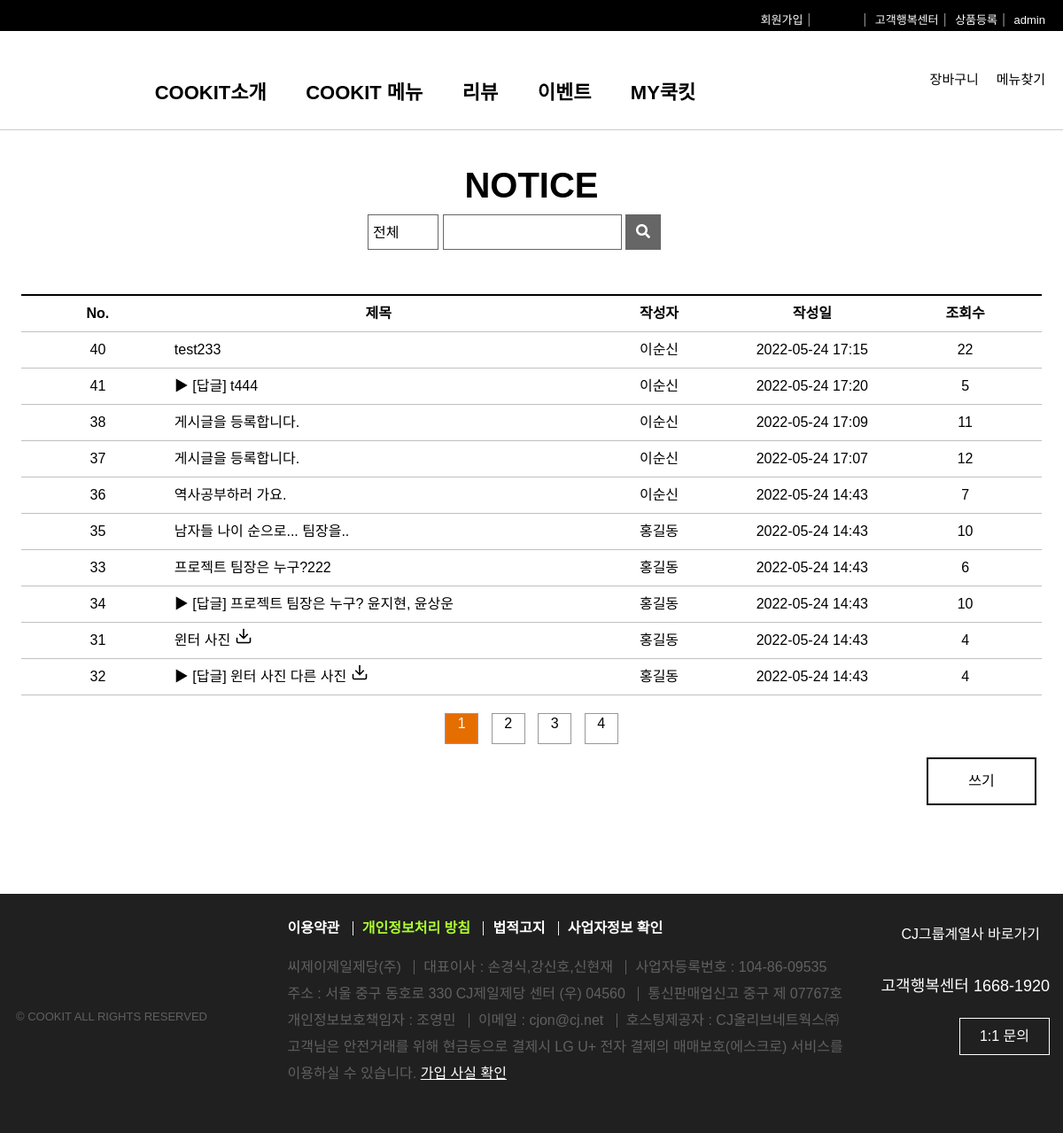
Before: /fboard/1/fList/ with the older database file.
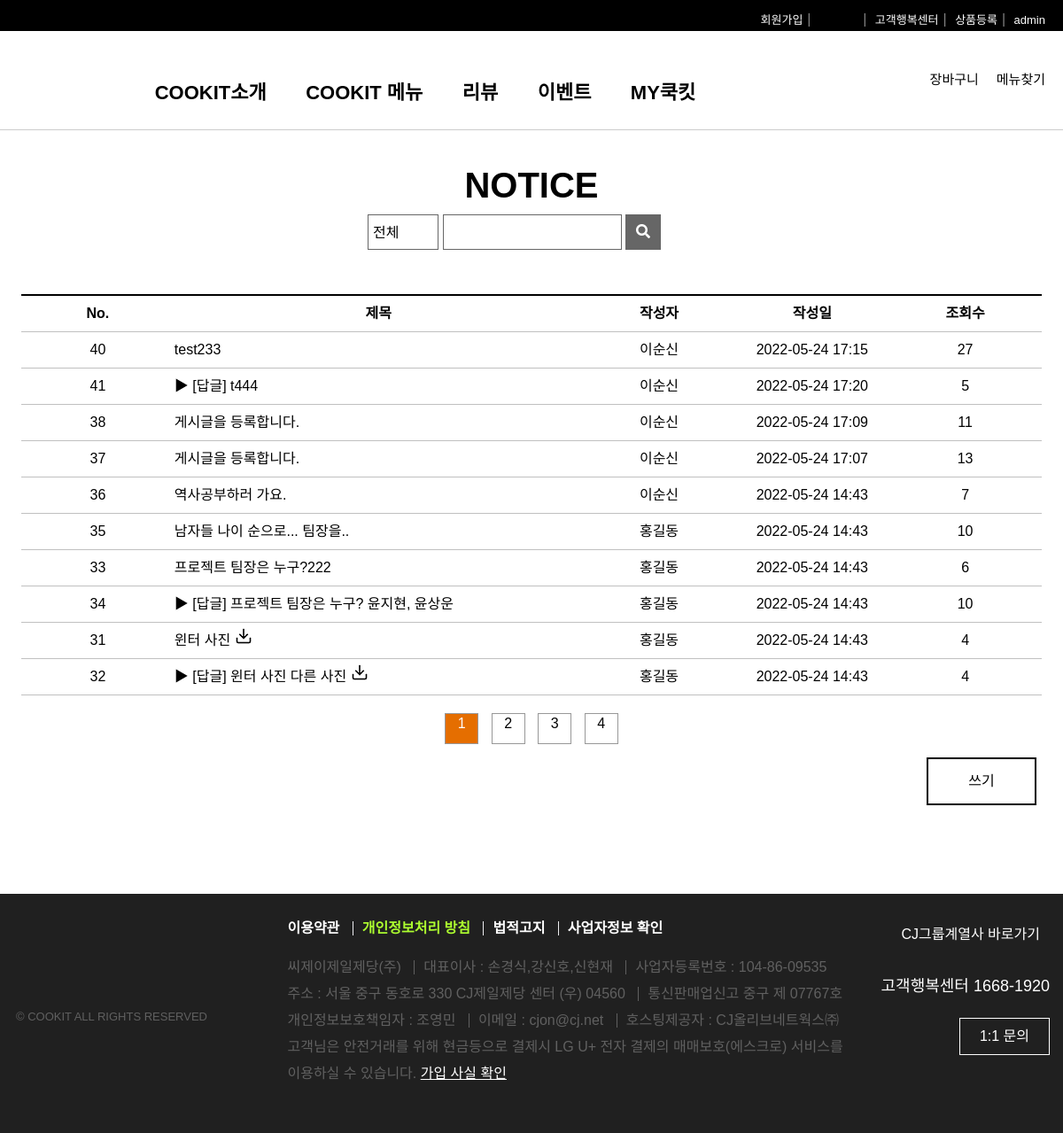
After: the same page with the newer database file.
### fboard/models.py (models this page shows, shortened)
class Fboard(models.Model):
    f_no = models.AutoField(primary_key=True)
    member = models.ForeignKey(Member,on_delete=models.DO_NOTHING,null=True)
    f_title = models.CharField(max_length=1000)
    f_content = models.TextField()
    f_group = models.IntegerField(default=0)
    f_step = models.IntegerField(default=0)
    f_indent = models.IntegerField(default=0)
    f_hit = models.IntegerField(default=1)
    f_createdate =models.DateTimeField(default=datetime.now(),blank=True)
    f_updatedate = models.DateTimeField(default=datetime.now(),blank=True)
    f_file = models.ImageField(blank=True)

### member/models.py (models this page shows, shortened)
class Member(models.Model):
    id = models.CharField(max_length=30,primary_key=True)
    pw = models.CharField(max_length=300)
    name = models.CharField(max_length=100)
    nickname = models.CharField(max_length=100)
    tel = models.CharField(max_length=13,blank=True)
    zipcode = models.CharField(max_length=6,blank=True)
    address1 = models.CharField(max_length=300,blank=True)
    address2 = models.CharField(max_length=300,blank=True)
    gender = models.CharField(max_length=10,default='남자')
    hobby = models.CharField(max_length=100,blank=True)
    createdate = models.DateTimeField(datetime.now(),blank=True)
    updatedate = models.DateTimeField(datetime.now(),blank=True)

### fboard/views.py (the view)
# urls.py: path('<int:nowpage>/fList/',views.fList,name='fList'),
def fList(request,nowpage):
    qs = Fboard.objects.order_by('-f_group','f_step')
    print("nowpage : ",nowpage)
    paginator = Paginator(qs,10)     # 1페이지 나타낼수 있는 게시글 수 설정.
    fList = paginator.get_page(nowpage) # 요청한 페이지의 게시글 10개를 전달
    context={'fList':fList,'nowpage':nowpage}
    return render(request,'fList.html',context)

### fboard/templates/fList.html (shortened to what this page needs)
{% extends 'base.html' %}
{% load static %}
    {% block content-block  %}
    <head>
      <link rel="stylesheet" href="{% static 'css/notice_list.css' %}">
    </head>
    <h1 id="noticeH1">NOTICE</h1>
    <div class="wrapper">
      <form action="/search" name="search" method="post">
        <select name="category" id="category">
          <option value="0">전체</option>
        </select>
        <div class="title">
          <input type="text" size="16">
        </div>
        <button type="submit"><i class="fas fa-search"></i></button>
      </form>
    </div>
    <table>
      <colgroup>
        <col width="15%">
        <col width="40%">
        <col width="15%">
        <col width="15%">
        <col width="15%">
      </colgroup>
      <tr>
        <th>No.</th>
        <th>제목</th>
        <th>작성자</th>
        <th>작성일</th>
        <th>조회수</th>
      </tr>
      {% if fList %}
      {% for board in fList %}
      <tr>
        <td>{{board.f_no}}</td>
        <td class="table-title">
          <a href="{% url 'fboard:fView' nowpage board.f_no %}">
            {% if board.f_indent > 0 %}
            {% for i in "x"|rjust:board.f_indent %}
            ▶
            {% endfor %}
            {% endif %}
            {{board.f_title}}
            {% if board.f_file %}
            <img src="/static/images/dicon1.png">
            {% endif %}
          </a>
        </td>
        <td>{{board.member.name}}</td>
        <td>{{board.f_updatedate|date:'Y-m-d H:i'}}</td>
        <td>{{board.f_hit}}</td>
      </tr>
      {% endfor %}
      {% else %}
      <tr>
        <td colspan='5'>데이터가 없습니다.</td>
      </tr>
      {% endif %}
    </table>
    <ul class="page-num">
      {% if fList.has_previous %}
      <a href="{% url 'fboard:fList' nowpage=1  %}"><li class="first"></li></a>
      <a href="{% url 'fboard:fList' nowpage=fList.previous_page_number %}"><li class="prev"></li></a>
      {%else%}
      <li class="first"></li>
      <li class="prev"></li>
      {%endif%}
      {% for page in fList.paginator.page_range %}
      {% if page != nowpage %}
      <a href="{% url 'fboard:fList' nowpage=page  %}">
        <li class="num"><div>{{page}}</div></li>
      </a>
      {% else %}
      <li class="num on"><div>{{page}}</div></li>
      {% endif %}
      {% endfor %}
      {% if fList.has_next %}
      <a href="{% url 'fboard:fList' nowpage=fList.next_page_number %}"><li class="next"></li></a>
      <a href="{% url 'fboard:fList' nowpage=fList.paginator.num_pages %}"><li class="last"></li></a>
      {% else %}
      <li class="next"></li>
      <li class="last"></li>
      {% endif %}
    </ul>
    <div class="write" onclick="writeBtn()">쓰기</div>
    {% endblock content-block  %}

### fboard/templates/base.html (shortened to what this page needs)
{% load static %}
<!DOCTYPE html>
<html lang="ko">
<head>
  <link rel="stylesheet" href="https://cdnjs.cloudflare.com/ajax/libs/font-awesome/5.12.1/css/all.min.css">
  <link rel="stylesheet" href="{% static 'css/style.css' %}">
</head>
<body>
  <header>
    <ul>
      {% if not request.session.session_id %}
      <li>회원가입</li><span>|</span>
      <li><a href="{% url 'member:login' %}">로그인</a></li><span>|</span>
      {% else %}
      <li>{{request.session.session_nickname}}님</li><span>|</span>
      <li><a class="a_color" href="{% url 'member:logout' %}">로그아웃</a></li><span>|</span>
      {% endif %}
      <li><a class="a_color" href="{% url 'fboard:fList' nowpage=1 %}">고객행복센터</a></li><span>|</span>
      <li><a class="a_color" href="{% url 'product:pWrite' %}">상품등록</a></li><span>|</span>
      <li><a class="a_color" href="/admin">admin</a></li>
    </ul>
  </header>
  <nav>
    <a href="{% url 'index' %}"><div class="logo"></div></a>
    <div id="search">
      <div class="search"></div><br>
      <span>메뉴찾기</span>
    </div>
    <div id="cart">
      <div class="cart"></div><br>
      <span>장바구니</span>
    </div>
    <div class="nav-menu">
      <ul>
        <li>COOKIT소개</li>
        <li>COOKIT 메뉴</li>
        <li>리뷰</li>
        <li>이벤트</li>
        <li>MY쿡킷</li>
      </ul>
    </div>
  </nav>
  <section>
    {% block content-block %}
    {% endblock content-block %}
  </section>
  <footer>
    <div class="wrapper">
      <div class="footer-left">
        <div class="footer-logo"></div>
        <div class="copyright">© COOKIT ALL RIGHTS RESERVED</div>
      </div>
      <div class="footer-center">
        <ul class="footer-nav">
          <li class="first-list">이용약관</li>
          <li class="green">개인정보처리 방침</li>
          <li>법적고지</li>
          <li>사업자정보 확인</li>
        </ul>
        <ul class="footer-info">
          <li class="first-list">씨제이제일제당(주)</li>
          <li>대표이사 : 손경식,강신호,신현재</li>
          <li>사업자등록번호 : 104-86-09535</li>
          <li class="first-list">주소 : 서울 중구 동호로 330 CJ제일제당 센터 (우) 04560</li>
          <li>통신판매업신고 중구 제 07767호</li>
          <li class="first-list">개인정보보호책임자 : 조영민</li>
          <li>이메일 : cjon@cj.net</li>
          <li>호스팅제공자 : CJ올리브네트웍스㈜</li>
        </ul>
        <div id="check">고객님은 안전거래를 위해 현금등으로 결제시 LG U+ 전자 결제의 매매보호(에스크로) 서비스를 이용하실 수 있습니다. <span class="check">가입 사실 확인</span></div>
      </div>
      <div class="footer-right">
        <div id="shortcut">
          <span>CJ그룹계열사 바로가기</span>
          <div class="shortcut"></div>
        </div>
        <div class="call">고객행복센터 1668-1920</div>
        <div class="inquery">1:1 문의</div>
      </div>
    </div>
  </footer>
</body>
</html>

### static/css/style.css (style rules this page uses)
*, body { margin: 0; padding: 0; font-family: 'Noto Sans KR', sans-serif; font-size: 16px; }
a { text-decoration: none; }
.a_color { color:white; font-size:13px; }
.a_color:link { color:white; font-size:13px; }
button { cursor: pointer; }
header { height: 35px; background: black; color: white; }
header ul { margin: 8px 15px 0px 0; float: right; list-style-type: none; }
li { display: inline-block; padding-right: 5px; font-size: 13px; }
header span { padding-right: 5px; color: gray; }
nav { width: 100%; border-bottom: 1px #ccc solid; padding-top: 15px; padding-bottom: 20px; }
.nav-menu { text-align: center; width: 80%; }
nav ul { display: inline-block; position: relative; top: -8px; margin: auto; }
nav li { margin-top: 0; padding: 0 20px; font-size: 22px; font-weight: bold; }
nav div { display: inline-block; }
.logo { background: url(https://www.cjcookit.com/cjkit/web/images/common/ico_set.png) no-repeat -310px -375px; background-size: 800px 800px; width: 110px; height: 40px; margin-left: 5px; }
#cart, #search { float: right; margin-right: 20px; }
.cart { position: relative; left: 10px; width: 45px; height: 30px; background: url(https://www.cjcookit.com/cjkit/web/images/common/ico_set.png) no-repeat -584px -320px; background-size: 800px 800px; }
.search { position: relative; left: 10px; width: 45px; height: 30px; background: url(https://www.cjcookit.com/cjkit/web/images/common/ico_set.png) no-repeat -624px -320px; background-size: 800px 800px; }
nav span { position: relative; top: -6px; font-size: 15px; }
footer { display: inline-block; width: 100%; height: 240px; margin-top: 50px; padding-top: 30px; background: #202020; color: #606060; }
footer li { font-size: 16px; }
.wrapper { width: 1200px; margin: auto; }
footer > div > div { display: inline-block; }
.footer-left { width: 300px; }
.footer-center { width: 640px; margin-left: 20px; }
.footer-right { float: right; width: 210px; color: white; margin-top: 8px; margin-right: 15px; }
.footer-logo { position: relative; top: -100px; background: url(https://www.cjcookit.com/cjkit/web/images/common/ico_set.png) no-repeat -310px -310px; background-size: 800px 800px; width: 170px; height: 60px; margin-top: 30px; margin-left: 10px; }
.copyright { display: block; position: relative; top: -65px; left: 18px; font-size: 13px; }
.footer-nav { color: white; margin-bottom: 20px; }
.footer-nav li { height: 16px; line-height: 15px; padding-left: 10px; padding-right: 10px; border-left: 1px solid #ededf0; font-weight: bolder; }
.footer-info { line-height: 30px; }
.footer-info li { height: 16px; line-height: 15px; padding-left: 10px; padding-right: 10px; border-left: 1px solid #606060; }
.first-list { padding-left: 0px !important; border-left: none !important; }
.green { color: greenyellow; }
#check { line-height: 30px; }
.check { color: white; text-decoration: underline; }
.footer-right div { float: right; }
.shortcut { display: inline-block; position: relative; top: -3px; right: -10px; width: 26px; height: 26px; margin-bottom: 25px; background: url(https://www.cjcookit.com/cjkit/web/images/common/ico_set.png) no-repeat -635px 0px; background-size: 800px 800px; transform: rotate(90deg); }
#shortcut > span { position: relative; top: -6px; right: -15px; color: white; }
.call { font-size: 18px; margin-bottom: 25px; }
.inquery { width: 100px; height: 40px; line-height: 40px; text-align: center; border: 1px solid white; }

Changed rows visible on the page:
changed Fboard "test233": f_hit "22" → "27"
changed Fboard id 37: f_hit "12" → "13"
